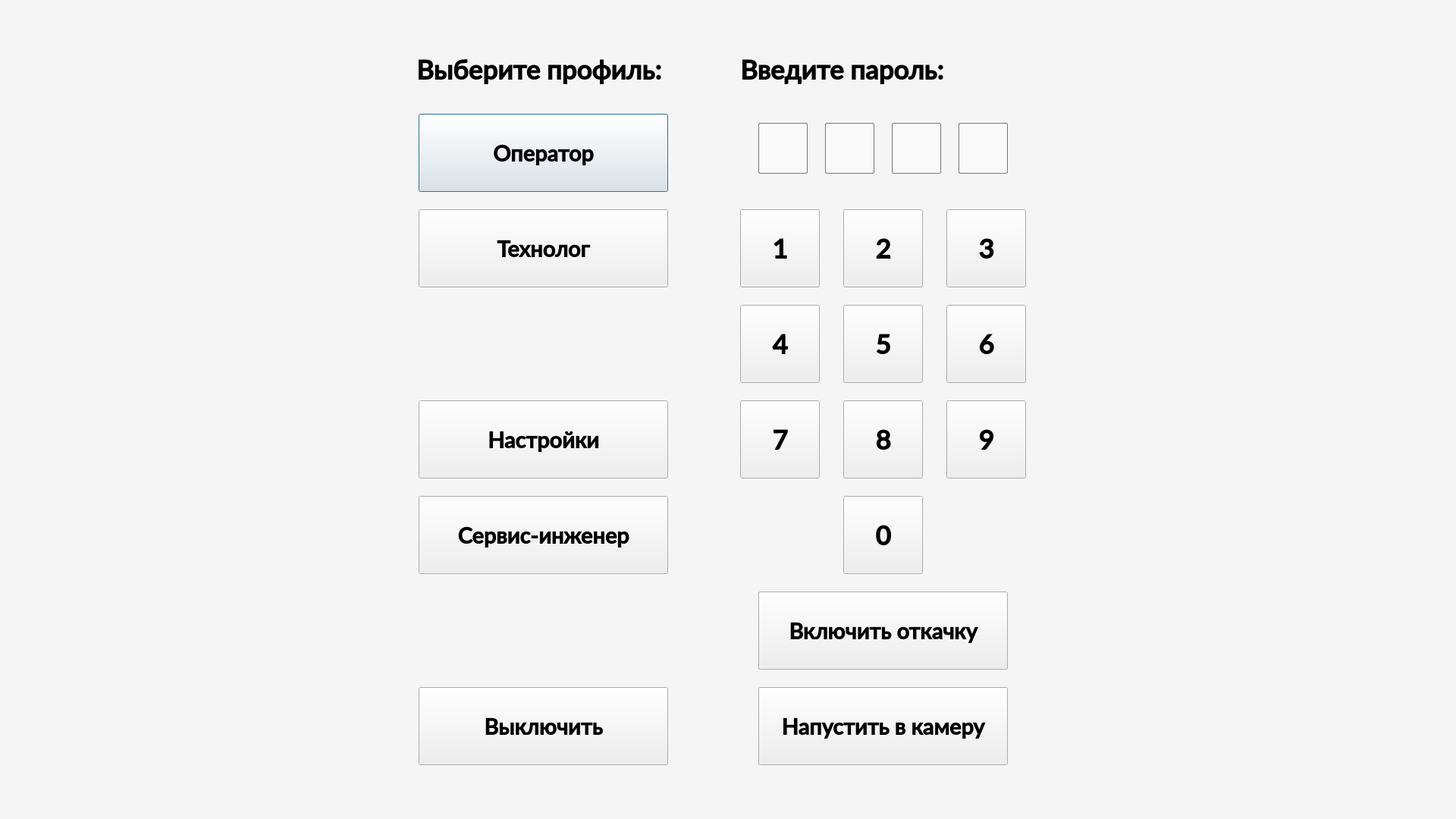
<?xml version="1.0" encoding="UTF-8"?>
<ui version="4.0">
 <class>ProfWindow</class>
 <widget class="QDialog" name="ProfWindow">
  <property name="geometry">
   <rect>
    <x>0</x>
    <y>0</y>
    <width>1920</width>
    <height>1080</height>
   </rect>
  </property>
  <property name="windowTitle">
   <string>Dialog</string>
  </property>
  <property name="styleSheet">
   <string notr="true"/>
  </property>
  <widget class="QPushButton" name="ButtonOperator">
   <property name="geometry">
    <rect>
     <x>552</x>
     <y>150</y>
     <width>329</width>
     <height>103</height>
    </rect>
   </property>
   <property name="font">
    <font>
     <family>Lato Semibold</family>
     <pointsize>22</pointsize>
     <bold>true</bold>
    </font>
   </property>
   <property name="text">
    <string>Оператор</string>
   </property>
  </widget>
  <widget class="QPushButton" name="ButtonTechnologist">
   <property name="geometry">
    <rect>
     <x>552</x>
     <y>276</y>
     <width>329</width>
     <height>103</height>
    </rect>
   </property>
   <property name="font">
    <font>
     <family>Lato Semibold</family>
     <pointsize>22</pointsize>
     <bold>true</bold>
    </font>
   </property>
   <property name="text">
    <string>Технолог</string>
   </property>
   <property name="checkable">
    <bool>false</bool>
   </property>
  </widget>
  <widget class="QPushButton" name="ButtonService">
   <property name="geometry">
    <rect>
     <x>552</x>
     <y>654</y>
     <width>329</width>
     <height>103</height>
    </rect>
   </property>
   <property name="font">
    <font>
     <family>Lato Semibold</family>
     <pointsize>22</pointsize>
     <bold>true</bold>
    </font>
   </property>
   <property name="text">
    <string>Сервис-инженер</string>
   </property>
   <property name="checkable">
    <bool>false</bool>
   </property>
  </widget>
  <widget class="QLabel" name="LabelText">
   <property name="geometry">
    <rect>
     <x>549</x>
     <y>66</y>
     <width>381</width>
     <height>51</height>
    </rect>
   </property>
   <property name="font">
    <font>
     <family>Lato Semibold</family>
     <pointsize>26</pointsize>
     <bold>true</bold>
    </font>
   </property>
   <property name="text">
    <string>Выберите профиль:</string>
   </property>
  </widget>
  <widget class="QPushButton" name="ButtonExit">
   <property name="geometry">
    <rect>
     <x>552</x>
     <y>906</y>
     <width>329</width>
     <height>103</height>
    </rect>
   </property>
   <property name="font">
    <font>
     <family>Lato Semibold</family>
     <pointsize>22</pointsize>
     <bold>true</bold>
    </font>
   </property>
   <property name="text">
    <string>Выключить</string>
   </property>
   <property name="icon">
    <iconset>
     <normaloff>ui/ui_ser/ui_2/Pictures13/Shutdown.png</normaloff>ui/ui_ser/ui_2/Pictures13/Shutdown.png</iconset>
   </property>
   <property name="iconSize">
    <size>
     <width>38</width>
     <height>38</height>
    </size>
   </property>
   <property name="checkable">
    <bool>false</bool>
   </property>
  </widget>
  <widget class="QLineEdit" name="LineEdit1">
   <property name="geometry">
    <rect>
     <x>1000</x>
     <y>162</y>
     <width>65</width>
     <height>67</height>
    </rect>
   </property>
   <property name="font">
    <font>
     <family>Lato Semibold</family>
     <pointsize>30</pointsize>
     <bold>true</bold>
    </font>
   </property>
   <property name="styleSheet">
    <string notr="true">border: 1px solid rgb(120, 120, 120);
background-color: rgb(250, 250, 250);
border-radius: 2px;
text-align: center;</string>
   </property>
   <property name="text">
    <string/>
   </property>
  </widget>
  <widget class="QLineEdit" name="LineEdit2">
   <property name="geometry">
    <rect>
     <x>1088</x>
     <y>162</y>
     <width>65</width>
     <height>67</height>
    </rect>
   </property>
   <property name="font">
    <font>
     <family>Lato Semibold</family>
     <pointsize>30</pointsize>
     <bold>true</bold>
    </font>
   </property>
   <property name="styleSheet">
    <string notr="true">border: 1px solid rgb(120, 120, 120);
background-color: rgb(250, 250, 250);
border-radius: 2px;
text-align: center;</string>
   </property>
   <property name="text">
    <string/>
   </property>
  </widget>
  <widget class="QLineEdit" name="LineEdit3">
   <property name="geometry">
    <rect>
     <x>1176</x>
     <y>162</y>
     <width>65</width>
     <height>67</height>
    </rect>
   </property>
   <property name="font">
    <font>
     <family>Lato Semibold</family>
     <pointsize>30</pointsize>
     <bold>true</bold>
    </font>
   </property>
   <property name="styleSheet">
    <string notr="true">border: 1px solid rgb(120, 120, 120);
background-color: rgb(250, 250, 250);
border-radius: 2px;
text-align: center;</string>
   </property>
   <property name="text">
    <string/>
   </property>
  </widget>
  <widget class="QLineEdit" name="LineEdit4">
   <property name="geometry">
    <rect>
     <x>1264</x>
     <y>162</y>
     <width>65</width>
     <height>67</height>
    </rect>
   </property>
   <property name="font">
    <font>
     <family>Lato Semibold</family>
     <pointsize>30</pointsize>
     <bold>true</bold>
    </font>
   </property>
   <property name="styleSheet">
    <string notr="true">border: 1px solid rgb(120, 120, 120);
background-color: rgb(250, 250, 250);
border-radius: 2px;
text-align: center;</string>
   </property>
   <property name="text">
    <string/>
   </property>
  </widget>
  <widget class="QPushButton" name="Button1">
   <property name="geometry">
    <rect>
     <x>976</x>
     <y>276</y>
     <width>105</width>
     <height>103</height>
    </rect>
   </property>
   <property name="font">
    <font>
     <family>Lato Semibold</family>
     <pointsize>26</pointsize>
     <bold>true</bold>
    </font>
   </property>
   <property name="text">
    <string>1</string>
   </property>
  </widget>
  <widget class="QPushButton" name="Button2">
   <property name="geometry">
    <rect>
     <x>1112</x>
     <y>276</y>
     <width>105</width>
     <height>103</height>
    </rect>
   </property>
   <property name="font">
    <font>
     <family>Lato Semibold</family>
     <pointsize>26</pointsize>
     <bold>true</bold>
    </font>
   </property>
   <property name="text">
    <string>2</string>
   </property>
  </widget>
  <widget class="QPushButton" name="Button3">
   <property name="geometry">
    <rect>
     <x>1248</x>
     <y>276</y>
     <width>105</width>
     <height>103</height>
    </rect>
   </property>
   <property name="font">
    <font>
     <family>Lato Semibold</family>
     <pointsize>26</pointsize>
     <bold>true</bold>
    </font>
   </property>
   <property name="text">
    <string>3</string>
   </property>
  </widget>
  <widget class="QPushButton" name="Button4">
   <property name="geometry">
    <rect>
     <x>976</x>
     <y>402</y>
     <width>105</width>
     <height>103</height>
    </rect>
   </property>
   <property name="font">
    <font>
     <family>Lato Semibold</family>
     <pointsize>26</pointsize>
     <bold>true</bold>
    </font>
   </property>
   <property name="text">
    <string>4</string>
   </property>
  </widget>
  <widget class="QPushButton" name="Button5">
   <property name="geometry">
    <rect>
     <x>1112</x>
     <y>402</y>
     <width>105</width>
     <height>103</height>
    </rect>
   </property>
   <property name="font">
    <font>
     <family>Lato Semibold</family>
     <pointsize>26</pointsize>
     <bold>true</bold>
    </font>
   </property>
   <property name="text">
    <string>5</string>
   </property>
  </widget>
  <widget class="QPushButton" name="Button6">
   <property name="geometry">
    <rect>
     <x>1248</x>
     <y>402</y>
     <width>105</width>
     <height>103</height>
    </rect>
   </property>
   <property name="font">
    <font>
     <family>Lato Semibold</family>
     <pointsize>26</pointsize>
     <bold>true</bold>
    </font>
   </property>
   <property name="text">
    <string>6</string>
   </property>
  </widget>
  <widget class="QPushButton" name="Button7">
   <property name="geometry">
    <rect>
     <x>976</x>
     <y>528</y>
     <width>105</width>
     <height>103</height>
    </rect>
   </property>
   <property name="font">
    <font>
     <family>Lato Semibold</family>
     <pointsize>26</pointsize>
     <bold>true</bold>
    </font>
   </property>
   <property name="text">
    <string>7</string>
   </property>
  </widget>
  <widget class="QPushButton" name="Button8">
   <property name="geometry">
    <rect>
     <x>1112</x>
     <y>528</y>
     <width>105</width>
     <height>103</height>
    </rect>
   </property>
   <property name="font">
    <font>
     <family>Lato Semibold</family>
     <pointsize>26</pointsize>
     <bold>true</bold>
    </font>
   </property>
   <property name="text">
    <string>8</string>
   </property>
  </widget>
  <widget class="QPushButton" name="Button9">
   <property name="geometry">
    <rect>
     <x>1248</x>
     <y>528</y>
     <width>105</width>
     <height>103</height>
    </rect>
   </property>
   <property name="font">
    <font>
     <family>Lato Semibold</family>
     <pointsize>26</pointsize>
     <bold>true</bold>
    </font>
   </property>
   <property name="text">
    <string>9</string>
   </property>
  </widget>
  <widget class="QPushButton" name="Button0">
   <property name="geometry">
    <rect>
     <x>1112</x>
     <y>654</y>
     <width>105</width>
     <height>103</height>
    </rect>
   </property>
   <property name="font">
    <font>
     <family>Lato Semibold</family>
     <pointsize>26</pointsize>
     <bold>true</bold>
    </font>
   </property>
   <property name="text">
    <string>0</string>
   </property>
  </widget>
  <widget class="QPushButton" name="ButtonEditPass">
   <property name="geometry">
    <rect>
     <x>1000</x>
     <y>780</y>
     <width>329</width>
     <height>103</height>
    </rect>
   </property>
   <property name="font">
    <font>
     <family>Lato Semibold</family>
     <pointsize>22</pointsize>
     <bold>true</bold>
    </font>
   </property>
   <property name="text">
    <string>Изменить пароль</string>
   </property>
  </widget>
  <widget class="QLabel" name="TextPass">
   <property name="geometry">
    <rect>
     <x>976</x>
     <y>66</y>
     <width>377</width>
     <height>51</height>
    </rect>
   </property>
   <property name="font">
    <font>
     <family>Lato Semibold</family>
     <pointsize>26</pointsize>
     <bold>true</bold>
    </font>
   </property>
   <property name="text">
    <string>Введите пароль:</string>
   </property>
  </widget>
  <widget class="QLabel" name="Blackout">
   <property name="geometry">
    <rect>
     <x>468</x>
     <y>290</y>
     <width>68</width>
     <height>22</height>
    </rect>
   </property>
   <property name="text">
    <string/>
   </property>
  </widget>
  <widget class="QLabel" name="Screen">
   <property name="geometry">
    <rect>
     <x>0</x>
     <y>0</y>
     <width>1920</width>
     <height>1080</height>
    </rect>
   </property>
   <property name="styleSheet">
    <string notr="true">background-color: rgb(245, 245, 245);</string>
   </property>
   <property name="text">
    <string/>
   </property>
  </widget>
  <widget class="QPushButton" name="ButtonSettings">
   <property name="geometry">
    <rect>
     <x>552</x>
     <y>528</y>
     <width>329</width>
     <height>103</height>
    </rect>
   </property>
   <property name="font">
    <font>
     <family>Lato Semibold</family>
     <pointsize>22</pointsize>
     <bold>true</bold>
    </font>
   </property>
   <property name="text">
    <string>Настройки</string>
   </property>
   <property name="icon">
    <iconset>
     <normaloff>ui/ui_ser/ui_2/Pictures13/Setting.png</normaloff>ui/ui_ser/ui_2/Pictures13/Setting.png</iconset>
   </property>
   <property name="iconSize">
    <size>
     <width>38</width>
     <height>38</height>
    </size>
   </property>
   <property name="checkable">
    <bool>false</bool>
   </property>
  </widget>
  <widget class="QPushButton" name="ButtonNI">
   <property name="geometry">
    <rect>
     <x>1000</x>
     <y>780</y>
     <width>329</width>
     <height>103</height>
    </rect>
   </property>
   <property name="font">
    <font>
     <family>Lato Semibold</family>
     <pointsize>22</pointsize>
     <bold>true</bold>
    </font>
   </property>
   <property name="text">
    <string>Включить откачку</string>
   </property>
   <property name="checkable">
    <bool>true</bool>
   </property>
   <property name="checked">
    <bool>false</bool>
   </property>
  </widget>
  <widget class="QPushButton" name="ButtonVE0">
   <property name="geometry">
    <rect>
     <x>1000</x>
     <y>906</y>
     <width>329</width>
     <height>103</height>
    </rect>
   </property>
   <property name="font">
    <font>
     <family>Lato Semibold</family>
     <pointsize>22</pointsize>
     <bold>true</bold>
    </font>
   </property>
   <property name="text">
    <string>Напустить в камеру</string>
   </property>
   <property name="checkable">
    <bool>true</bool>
   </property>
   <property name="checked">
    <bool>false</bool>
   </property>
  </widget>
  <widget class="QLabel" name="label">
   <property name="geometry">
    <rect>
     <x>0</x>
     <y>0</y>
     <width>363</width>
     <height>128</height>
    </rect>
   </property>
   <property name="text">
    <string/>
   </property>
   <property name="pixmap">
    <pixmap>ui/ui_ser/ui_2/Pictures13/logo(66).png</pixmap>
   </property>
  </widget>
  <zorder>Screen</zorder>
  <zorder>ButtonOperator</zorder>
  <zorder>ButtonTechnologist</zorder>
  <zorder>ButtonService</zorder>
  <zorder>LabelText</zorder>
  <zorder>ButtonExit</zorder>
  <zorder>LineEdit1</zorder>
  <zorder>LineEdit2</zorder>
  <zorder>LineEdit3</zorder>
  <zorder>LineEdit4</zorder>
  <zorder>Button1</zorder>
  <zorder>Button2</zorder>
  <zorder>Button3</zorder>
  <zorder>Button4</zorder>
  <zorder>Button5</zorder>
  <zorder>Button6</zorder>
  <zorder>Button7</zorder>
  <zorder>Button8</zorder>
  <zorder>Button9</zorder>
  <zorder>Button0</zorder>
  <zorder>ButtonEditPass</zorder>
  <zorder>TextPass</zorder>
  <zorder>ButtonSettings</zorder>
  <zorder>ButtonNI</zorder>
  <zorder>ButtonVE0</zorder>
  <zorder>Blackout</zorder>
  <zorder>label</zorder>
 </widget>
 <resources/>
 <connections/>
</ui>
